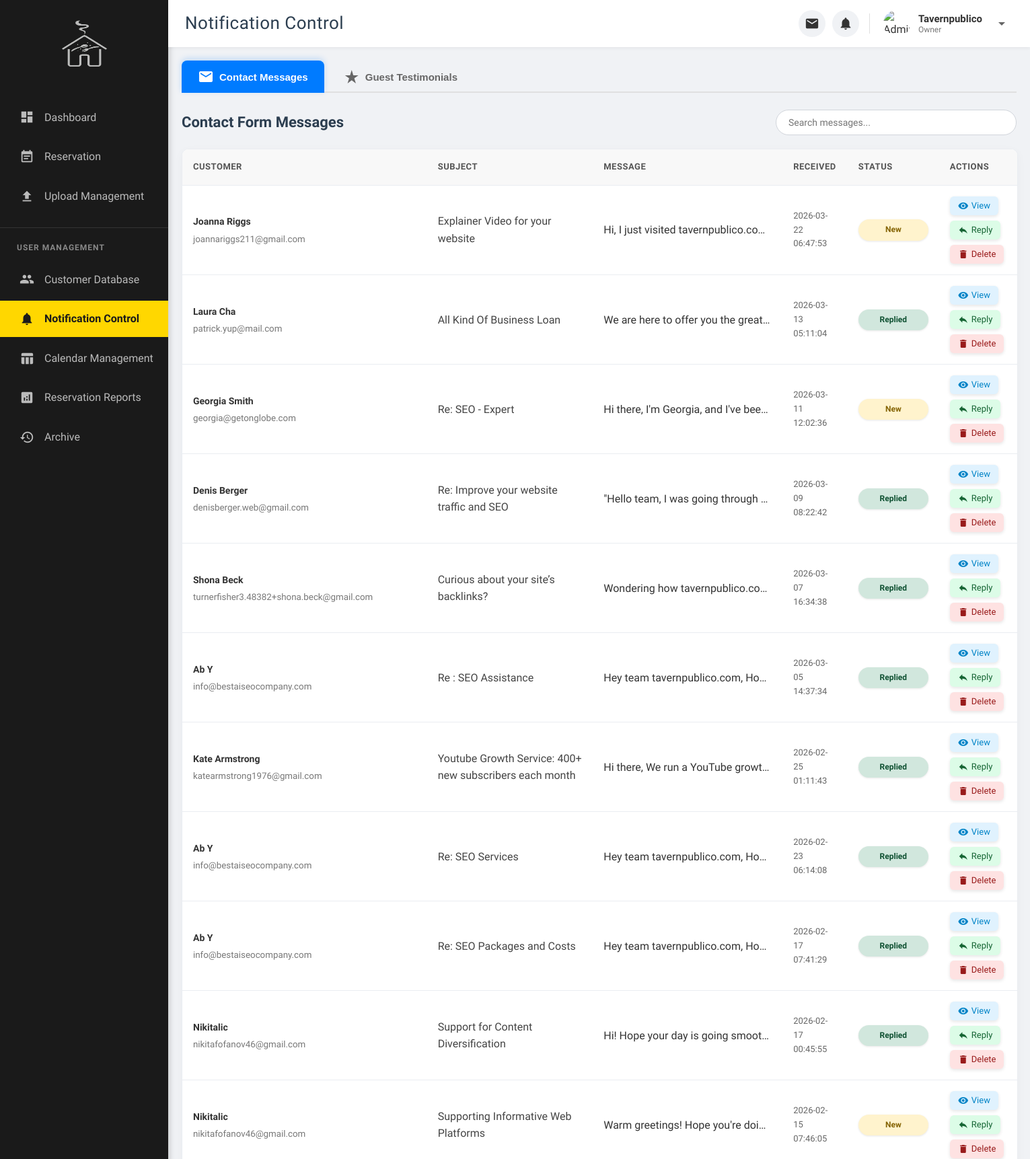
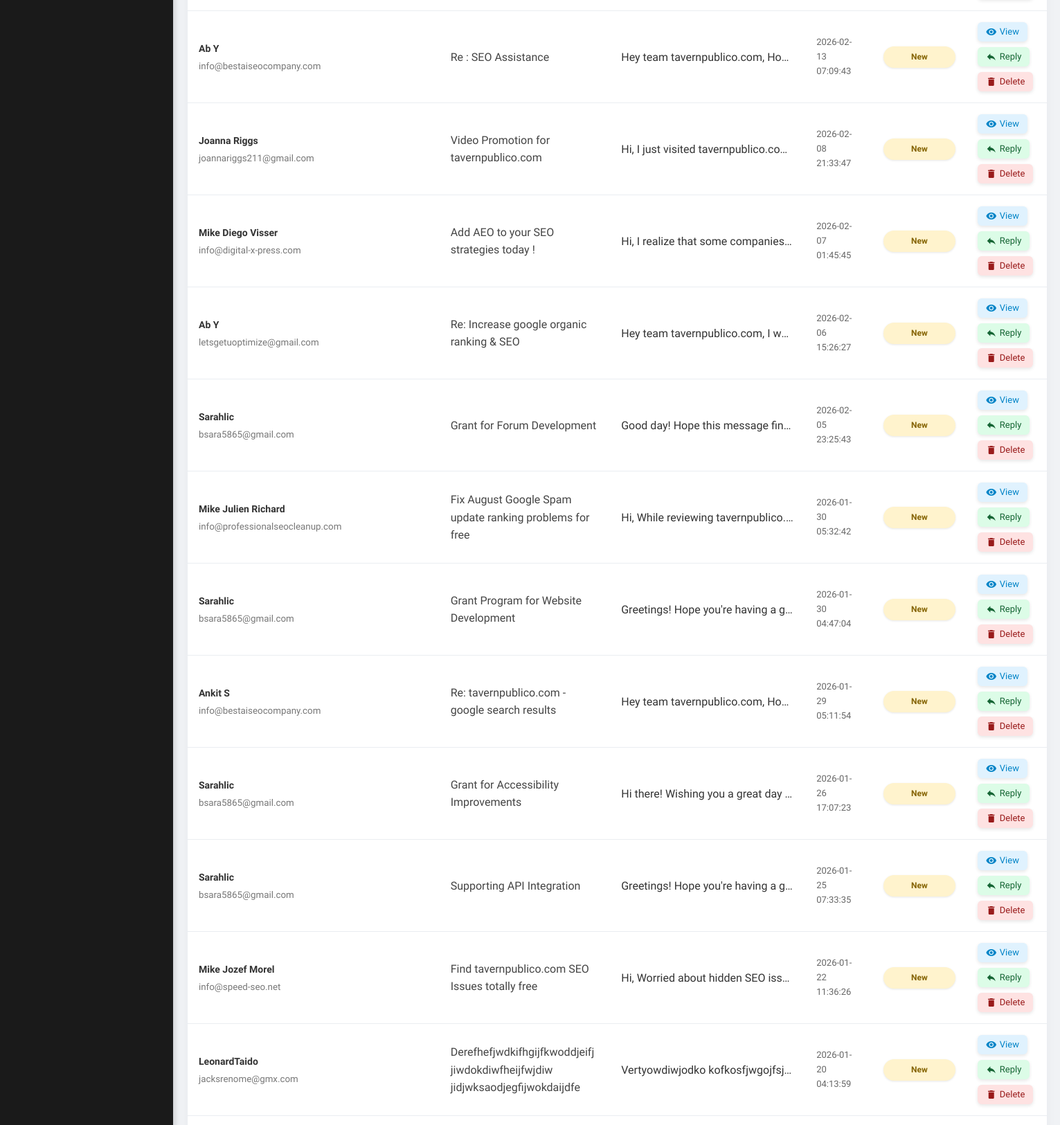
The app's page /notification_control.php (signed in, upper part) with its own data (2 pictures, top to bottom).
### tables this page shows
CREATE TABLE `contact_messages` (
  `id` int(11) NOT NULL,
  `name` varchar(255) NOT NULL,
  `email` varchar(255) NOT NULL,
  `subject` varchar(255) DEFAULT NULL,
  `message` text NOT NULL,
  `admin_reply` text DEFAULT NULL,
  `replied_at` timestamp NULL DEFAULT NULL,
  `is_read` tinyint(1) NOT NULL DEFAULT 0,
  `created_at` timestamp NOT NULL DEFAULT current_timestamp(),
  `deleted_at` datetime DEFAULT NULL
);

### notification_control.php (the view, shortened to what this page needs)
<?php
require_once 'db_connect.php';
$messages = [];
$sql_messages = "SELECT * FROM contact_messages WHERE deleted_at IS NULL ORDER BY created_at DESC";
if ($result = mysqli_query($link, $sql_messages)) {
    while ($row = mysqli_fetch_assoc($result)) {
        $messages[] = $row;
    }
}
?>
<!DOCTYPE html>
<html lang="en">
<head>
    <link rel="stylesheet" href="CSS/admin.css">
</head>
<body>
    <div class="page-wrapper">
        <?php
        if (isset($_SESSION['role']) && $_SESSION['role'] === 'manager') {
            include 'partials/manager_sidebar.php';
        } else {
        ?>
            <aside class="admin-sidebar">
                <div class="sidebar-header"> <img src="Tavern.png" alt="Home Icon" class="home-icon"> </div>
                <nav>
                     <ul class="sidebar-menu">
                        <li class="menu-item"><a href="admin.php"><i class="material-icons">dashboard</i> Dashboard</a></li>
                        <li class="menu-item"><a href="reservation.php"><i class="material-icons">event_note</i> Reservation</a></li>
                        <li class="menu-item"><a href="update.php"><i class="material-icons">file_upload</i> Upload Management</a></li>
                    </ul>
                    <div class="user-management-title">User Management</div>
                    <ul class="sidebar-menu user-management-menu">
                        <li class="menu-item"><a href="customer_database.php"><i class="material-icons">people</i> Customer Database</a></li>
                        <li class="menu-item active"><a href="notification_control.php"><i class="material-icons">notifications</i> Notification Control</a></li>
                        <li class="menu-item"><a href="table_management.php"><i class="material-icons">table_chart</i>Calendar Management</a></li>
                        <li class="menu-item"><a href="reports.php"><i class="material-icons">analytics</i>Reservation Reports</a></li>
                        <li class="menu-item"><a href="deletion_history.php"><i class="material-icons">history</i>Archive</a></li>
                    </ul>
                </nav>
            </aside>
        <?php
        }
        ?>
        <div class="admin-content-area">
            <header class="main-header">
                <div class="header-content">
                    <h1 class="header-page-title">Notification Control</h1>
                    <div class="admin-header-right">
                        <div class="admin-notification-area">
                            <div class="admin-notification-item">
                                <button class="admin-notification-button" id="adminMessageBtn" title="Messages">
                                    <i class="material-icons">email</i>
                                </button>
                            </div>
                            <div class="admin-notification-item">
                                <button class="admin-notification-button" id="adminReservationBtn" title="Reservations">
                                    <i class="material-icons">notifications</i> <span class="admin-notification-badge" id="adminReservationCount" style="display: none;">0</span>
                                </button>
                            </div>
                        </div>
                        <div class="admin-profile-dropdown">
                            <div class="admin-profile-area" id="adminProfileBtn">
                                <?php $admin_avatar_path = isset($_SESSION['avatar']) && file_exists($_SESSION['avatar']) ? htmlspecialchars($_SESSION['avatar']) : 'images/default_avatar.png'; ?>
                                <img src="<?php echo $admin_avatar_path; ?>" alt="Admin Avatar" class="admin-avatar">
                                <div class="admin-user-info">
                                    <span class="admin-username"><?php echo htmlspecialchars($_SESSION['username']); ?></span>
                                    <span class="admin-role"><?php echo ucfirst(htmlspecialchars($_SESSION['role'])); ?></span>
                                </div>
                                <i class="material-icons" style="color: #666; margin-left: 5px;">arrow_drop_down</i>
                            </div>
                        </div>
                    </div>
                    </div>
            </header>
            <main class="dashboard-main-content">
                <div class="tabs-container">
                    <button class="tab-button active" onclick="openTab(event, 'messages')">
                        <i class="material-icons">email</i>
                        <span>Contact Messages</span>
                    </button>
                    <button class="tab-button" onclick="openTab(event, 'testimonials')">
                        <i class="material-icons">star_rate</i>
                        <span>Guest Testimonials</span>
                    </button>
                </div>
                <div id="messages" class="tab-content">
                    <div class="reservation-page-header">
                        <h2>Contact Form Messages</h2>
                        <input type="text" id="messageSearch" class="search-input" placeholder="Search messages...">
                    </div>
                    <section class="all-reservations-section">
                        <div class="table-responsive">
                            <table id="messagesTable">
                                <thead>
                                    <tr>
                                        <th>CUSTOMER</th> <th>SUBJECT</th> <th>MESSAGE</th> <th>RECEIVED</th> <th>STATUS</th> <th>ACTIONS</th>
                                    </tr>
                                </thead>
                                <tbody>
                                    <?php if (empty($messages)): ?>
                                        <tr><td colspan="6" style="text-align: center; color: #777;">No messages found.</td></tr>
                                    <?php else: ?>
                                        <?php foreach ($messages as $message): ?>
                                            <tr data-id="<?php echo $message['id']; ?>"
                                                data-email="<?php echo htmlspecialchars($message['email']); ?>"
                                                data-subject="<?php echo htmlspecialchars($message['subject']); ?>"
                                                data-messagebody="<?php echo htmlspecialchars($message['message']); ?>">
                                                <td>
                                                    <strong style="color: #333; font-size: 14px;"><?php echo htmlspecialchars($message['name']); ?></strong><br>
                                                    <small style="color: #777;"><?php echo htmlspecialchars($message['email']); ?></small>
                                                </td>
                                                <td style="font-weight: 500; color: #444;"><?php echo htmlspecialchars($message['subject']); ?></td>
                                                <td><span class="truncate-text" title="<?php echo htmlspecialchars($message['message']); ?>"><?php echo htmlspecialchars($message['message']); ?></span></td>
                                                <td style="font-size: 13px; color: #666;"><?php echo htmlspecialchars($message['created_at']); ?></td>
                                                <td><span class="status-badge <?php echo !empty($message['replied_at']) ? 'confirmed' : 'pending'; ?>"><?php echo !empty($message['replied_at']) ? 'Replied' : 'New'; ?></span></td>
                                                <td class="actions">
                                                    <button class="btn btn-small view-full-text-btn"><i class="material-icons" style="font-size: 16px; margin-right: 4px;">visibility</i> View</button>
                                                    <button class="btn btn-small reply-message-btn"><i class="material-icons" style="font-size: 16px; margin-right: 4px;">reply</i> Reply</button>
                                                    <button class="btn btn-small delete-message-btn"><i class="material-icons" style="font-size: 16px; margin-right: 4px;">delete</i> Delete</button>
                                                </td>
                                            </tr>
                                        <?php endforeach; ?>
                                    <?php endif; ?>
                                </tbody>
                            </table>
                        </div>
                    </section>
                </div>
            </main>
        </div>
    </div>
</body>
</html>

### notification_control.php (style rules this page uses)
.tabs-container { display: flex; border-bottom: 2px solid #e0e0e0; margin-bottom: 25px; gap: 5px; }
.tab-button { padding: 12px 24px; cursor: pointer; border: none; background-color: transparent; font-size: 15px; font-weight: 600; color: #666; text-decoration: none; border-top-left-radius: 8px; border-top-right-radius: 8px; margin-bottom: -2px; display: flex; align-items: center; gap: 8px; transition: all 0.3s ease; }
.tab-button.active { background-color: #007bff; color: #fff; box-shadow: 0 -3px 10px rgba(0,123,255,0.2); }
.tab-content { display: none; }
.tab-content.active { display: block; animation: fadeIn 0.4s ease-in-out; }
.reservation-page-header { display: flex; justify-content: space-between; align-items: center; margin-bottom: 20px; flex-wrap: wrap; gap: 15px; }
.reservation-page-header h2 { font-size: 22px; margin: 0; color: #2c3e50; font-weight: 700; }
.search-input { padding: 10px 18px; border: 1px solid #d1d5db; border-radius: 20px; width: 320px; max-width: 100%; font-size: 14px; outline: none; transition: border-color 0.3s, box-shadow 0.3s; }
.table-responsive { width: 100%; overflow-x: auto; -webkit-overflow-scrolling: touch; background: #fff; border-radius: 10px; box-shadow: 0 4px 15px rgba(0,0,0,0.03); border: 1px solid #eaedf1; }
table { width: 100%; border-collapse: collapse; min-width: 750px; }
table th, table td { padding: 16px; text-align: left; border-bottom: 1px solid #eaedf1; vertical-align: middle; }
table th { background-color: #f8f9fa; font-weight: 600; color: #495057; font-size: 13px; text-transform: uppercase; letter-spacing: 0.5px; }
table tbody tr { transition: background-color 0.2s; }
.truncate-text { display: block; max-width: 250px; white-space: nowrap; overflow: hidden; text-overflow: ellipsis; }
.status-badge { padding: 6px 12px; border-radius: 20px; font-size: 12px; font-weight: 600; display: inline-block; }
.status-badge.confirmed { background-color: #d1e7dd; color: #0f5132; }
.status-badge.pending { background-color: #fff3cd; color: #856404; }
.actions { display: flex; gap: 8px; flex-wrap: wrap; }
.btn { border: none; padding: 8px 14px; border-radius: 6px; cursor: pointer; font-size: 13px; font-weight: 500; transition: all 0.2s; display: inline-flex; align-items: center; justify-content: center; }
.btn-small { padding: 6px 12px; font-size: 12px; }
.btn.view-full-text-btn { background-color: #e0f2fe; color: #0284c7; }
.btn.reply-message-btn { background-color: #dcfce7; color: #166534; }
.btn.delete-message-btn, .btn.delete-testimonial-btn { background-color: #fee2e2; color: #991b1b; }

### records on screen
contact_messages: name "Joanna Riggs", email "joannariggs211@gmail.com", subject "Explainer Video for your website", message "Hi, I just visited tavernpublico.co…", created_at "2026-03-22 06:47:53", shows "New"
contact_messages: name "Laura Cha", email "patrick.yup@mail.com", subject "All Kind Of Business Loan", message "We are here to offer you the great…", created_at "2026-03-13 05:11:04", shows "Replied"
contact_messages: name "Georgia Smith", email "georgia@getonglobe.com", subject "Re: SEO - Expert", message "Hi there, I'm Georgia, and I've bee…", created_at "2026-03-11 12:02:36", shows "New"
contact_messages: name "Denis Berger", email "denisberger.web@gmail.com", subject "Re: Improve your website traffic and SEO", message "\"Hello team, I was going through…", created_at "2026-03-09 08:22:42", shows "Replied"
contact_messages: name "Shona Beck", email "turnerfisher3.48382+shona.beck@gmail.com", subject "Curious about your site’s backlinks?", message "Wondering how tavernpublico.co…", created_at "2026-03-07 16:34:38", shows "Replied"
contact_messages: name "Ab Y", email "info@bestaiseocompany.com", subject "Re : SEO Assistance", message "Hey team tavernpublico.com, Ho…", created_at "2026-03-05 14:37:34", shows "Replied"
contact_messages: name "Kate Armstrong", email "katearmstrong1976@gmail.com", subject "Youtube Growth Service: 400+ new subscribers each month", message "Hi there, We run a YouTube growt…", created_at "2026-02-25 01:11:43", shows "Replied"
contact_messages: name "Ab Y", email "info@bestaiseocompany.com", subject "Re: SEO Services", message "Hey team tavernpublico.com, Ho…", created_at "2026-02-23 06:14:08", shows "Replied"
contact_messages: name "Ab Y", email "info@bestaiseocompany.com", subject "Re: SEO Packages and Costs", message "Hey team tavernpublico.com, Ho…", created_at "2026-02-17 07:41:29", shows "Replied"
contact_messages: name "Nikitalic", email "nikitafofanov46@gmail.com", subject "Support for Content Diversification", message "Hi! Hope your day is going smoot…", created_at "2026-02-17 00:45:55", shows "Replied"
contact_messages: name "Nikitalic", email "nikitafofanov46@gmail.com", subject "Supporting Informative Web Platforms", message "Warm greetings! Hope you're doi…", created_at "2026-02-15 07:46:05", shows "New"
contact_messages: name "Ab Y", email "info@bestaiseocompany.com", subject "Re : SEO Assistance", message "Hey team tavernpublico.com, Ho…", created_at "2026-02-13 07:09:43", shows "New"
contact_messages: name "Joanna Riggs", email "joannariggs211@gmail.com", subject "Video Promotion for tavernpublico.com", message "Hi, I just visited tavernpublico.co…", created_at "2026-02-08 21:33:47", shows "New"
contact_messages: name "Mike Diego Visser", email "info@digital-x-press.com", subject "Add AEO to your SEO strategies today !", message "Hi, I realize that some companies…", created_at "2026-02-07 01:45:45", shows "New"
contact_messages: name "Ab Y", email "letsgetuoptimize@gmail.com", subject "Re: Increase google organic ranking & SEO", message "Hey team tavernpublico.com, I w…", created_at "2026-02-06 15:26:27", shows "New"
contact_messages: name "Sarahlic", email "bsara5865@gmail.com", subject "Grant for Forum Development", message "Good day! Hope this message fin…", created_at "2026-02-05 23:25:43", shows "New"
contact_messages: name "Mike Julien Richard", email "info@professionalseocleanup.com", subject "Fix August Google Spam update ranking problems for free", message "Hi, While reviewing tavernpublico.…", created_at "2026-01-30 05:32:42", shows "New"
contact_messages: name "Sarahlic", email "bsara5865@gmail.com", subject "Grant Program for Website Development", message "Greetings! Hope you're having a g…", created_at "2026-01-30 04:47:04", shows "New"
contact_messages: name "Ankit S", email "info@bestaiseocompany.com", subject "Re: tavernpublico.com - google search results", message "Hey team tavernpublico.com, Ho…", created_at "2026-01-29 05:11:54", shows "New"
contact_messages: name "Sarahlic", email "bsara5865@gmail.com", subject "Grant for Accessibility Improvements", message "Hi there! Wishing you a great day…", created_at "2026-01-26 17:07:23", shows "New"
contact_messages: name "Sarahlic", email "bsara5865@gmail.com", subject "Supporting API Integration", message "Greetings! Hope you're having a g…", created_at "2026-01-25 07:33:35", shows "New"
contact_messages: name "Mike Jozef Morel", email "info@speed-seo.net", subject "Find tavernpublico.com SEO Issues totally free", message "Hi, Worried about hidden SEO iss…", created_at "2026-01-22 11:36:26", shows "New"
contact_messages: name "LeonardTaido", email "jacksrenome@gmx.com", subject "Derefhefjwdkifhgijfkwoddjeifj jiwdokdiwfheijfwjdiw jidjwksaodjegfijwokdaijdfe", message "Vertyowdiwjodko kofkosfjwgojfsj…", created_at "2026-01-20 04:13:59", shows "New"

### other values on screen
$_SESSION['username'] "Tavernpublico"
$_SESSION['role'] "Owner"
